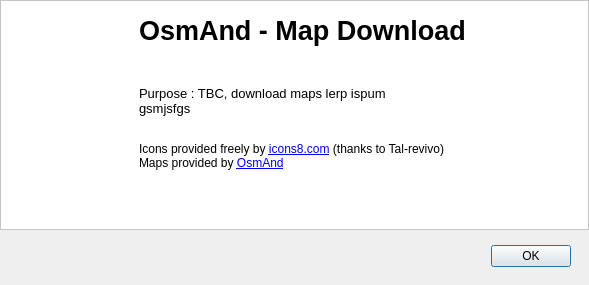
<?xml version="1.0" encoding="UTF-8"?>
<ui version="4.0">
 <class>About</class>
 <widget class="QDialog" name="About">
  <property name="windowModality">
   <enum>Qt::ApplicationModal</enum>
  </property>
  <property name="geometry">
   <rect>
    <x>0</x>
    <y>0</y>
    <width>589</width>
    <height>285</height>
   </rect>
  </property>
  <property name="minimumSize">
   <size>
    <width>589</width>
    <height>285</height>
   </size>
  </property>
  <property name="maximumSize">
   <size>
    <width>589</width>
    <height>285</height>
   </size>
  </property>
  <property name="windowTitle">
   <string>About</string>
  </property>
  <property name="windowIcon">
   <iconset resource="../osmm_res.qrc">
    <normaloff>:/icons/res/icons/about.png</normaloff>:/icons/res/icons/about.png</iconset>
  </property>
  <property name="modal">
   <bool>true</bool>
  </property>
  <layout class="QVBoxLayout" name="verticalLayout">
   <property name="leftMargin">
    <number>0</number>
   </property>
   <property name="topMargin">
    <number>0</number>
   </property>
   <property name="rightMargin">
    <number>0</number>
   </property>
   <property name="bottomMargin">
    <number>9</number>
   </property>
   <item>
    <layout class="QHBoxLayout" name="horizontalLayout_2">
     <item>
      <widget class="QFrame" name="frame">
       <property name="sizePolicy">
        <sizepolicy hsizetype="Preferred" vsizetype="Expanding">
         <horstretch>0</horstretch>
         <verstretch>0</verstretch>
        </sizepolicy>
       </property>
       <property name="autoFillBackground">
        <bool>false</bool>
       </property>
       <property name="styleSheet">
        <string notr="true">background-color:rgb(255, 255, 255)	</string>
       </property>
       <property name="frameShape">
        <enum>QFrame::StyledPanel</enum>
       </property>
       <property name="frameShadow">
        <enum>QFrame::Raised</enum>
       </property>
       <widget class="QLabel" name="label">
        <property name="geometry">
         <rect>
          <x>10</x>
          <y>10</y>
          <width>100</width>
          <height>100</height>
         </rect>
        </property>
        <property name="sizePolicy">
         <sizepolicy hsizetype="Minimum" vsizetype="Minimum">
          <horstretch>0</horstretch>
          <verstretch>0</verstretch>
         </sizepolicy>
        </property>
        <property name="styleSheet">
         <string notr="true"/>
        </property>
        <property name="text">
         <string/>
        </property>
        <property name="pixmap">
         <pixmap resource="../osmm_res.qrc">:/img/res/img/logo.png</pixmap>
        </property>
       </widget>
       <widget class="QWidget" name="verticalLayoutWidget">
        <property name="geometry">
         <rect>
          <x>119</x>
          <y>9</y>
          <width>451</width>
          <height>201</height>
         </rect>
        </property>
        <layout class="QVBoxLayout" name="verticalLayout_2">
         <property name="leftMargin">
          <number>20</number>
         </property>
         <property name="topMargin">
          <number>6</number>
         </property>
         <item>
          <widget class="QLabel" name="label_3">
           <property name="sizePolicy">
            <sizepolicy hsizetype="Preferred" vsizetype="Minimum">
             <horstretch>0</horstretch>
             <verstretch>0</verstretch>
            </sizepolicy>
           </property>
           <property name="text">
            <string>&lt;html&gt;&lt;head/&gt;&lt;body&gt;&lt;p&gt;&lt;span style=&quot; font-size:20pt; font-weight:600;&quot;&gt;OsmAnd - Map Download&lt;/span&gt;&lt;/p&gt;&lt;p&gt;&lt;br/&gt;&lt;br/&gt;&lt;span style=&quot; font-size:10pt;&quot;&gt;Purpose : TBC, download maps lerp ispum&lt;br/&gt;gsmjsfgs&lt;/span&gt;&lt;/p&gt;&lt;p&gt;&lt;span style=&quot; font-size:9pt;&quot;&gt;&lt;br/&gt;&lt;/span&gt;Icons provided freely by &lt;a href=&quot;https://icons8.com&quot;&gt;&lt;span style=&quot; text-decoration: underline; color:#0000ff;&quot;&gt;icons8.com&lt;/span&gt;&lt;/a&gt; (thanks to Tal-revivo)&lt;br/&gt;Maps provided by &lt;a href=&quot;https://osmand.net/&quot;&gt;&lt;span style=&quot; text-decoration: underline; color:#0000ff;&quot;&gt;OsmAnd&lt;/span&gt;&lt;/a&gt;&lt;/p&gt;&lt;/body&gt;&lt;/html&gt;</string>
           </property>
           <property name="textFormat">
            <enum>Qt::AutoText</enum>
           </property>
           <property name="alignment">
            <set>Qt::AlignLeading|Qt::AlignLeft|Qt::AlignTop</set>
           </property>
          </widget>
         </item>
        </layout>
       </widget>
      </widget>
     </item>
    </layout>
   </item>
   <item>
    <layout class="QHBoxLayout" name="horizontalLayout">
     <property name="spacing">
      <number>6</number>
     </property>
     <property name="sizeConstraint">
      <enum>QLayout::SetDefaultConstraint</enum>
     </property>
     <property name="topMargin">
      <number>9</number>
     </property>
     <property name="rightMargin">
      <number>18</number>
     </property>
     <property name="bottomMargin">
      <number>9</number>
     </property>
     <item>
      <widget class="QDialogButtonBox" name="buttonBox">
       <property name="sizePolicy">
        <sizepolicy hsizetype="Preferred" vsizetype="Fixed">
         <horstretch>0</horstretch>
         <verstretch>0</verstretch>
        </sizepolicy>
       </property>
       <property name="orientation">
        <enum>Qt::Horizontal</enum>
       </property>
       <property name="standardButtons">
        <set>QDialogButtonBox::Ok</set>
       </property>
      </widget>
     </item>
    </layout>
   </item>
  </layout>
 </widget>
 <resources>
  <include location="../osmm_res.qrc"/>
 </resources>
 <connections>
  <connection>
   <sender>buttonBox</sender>
   <signal>accepted()</signal>
   <receiver>About</receiver>
   <slot>accept()</slot>
   <hints>
    <hint type="sourcelabel">
     <x>248</x>
     <y>254</y>
    </hint>
    <hint type="destinationlabel">
     <x>157</x>
     <y>274</y>
    </hint>
   </hints>
  </connection>
  <connection>
   <sender>buttonBox</sender>
   <signal>rejected()</signal>
   <receiver>About</receiver>
   <slot>reject()</slot>
   <hints>
    <hint type="sourcelabel">
     <x>316</x>
     <y>260</y>
    </hint>
    <hint type="destinationlabel">
     <x>286</x>
     <y>274</y>
    </hint>
   </hints>
  </connection>
 </connections>
</ui>
